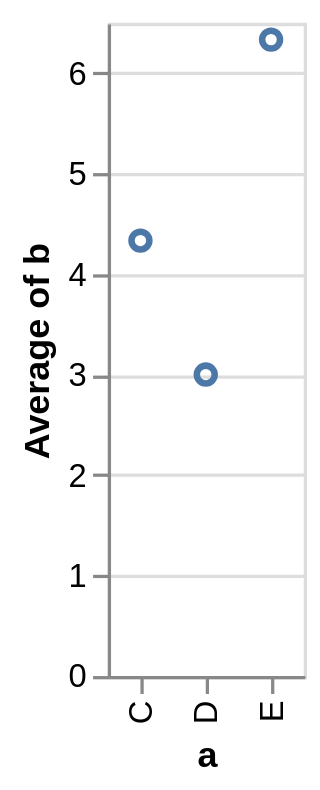

Write the Vega-Lite specification saved for this chart.
### Vega specification from a JSON file in a GitHub repository (floating-point values rounded to 4 significant figures)
{"$schema": "https://vega.github.io/schema/vega/v5.json", "background": "white", "padding": 5, "height": 200, "style": "cell", "data": [{"name": "source_0", "values": [{"a": "C", "b": 2}, {"a": "C", "b": 7}, {"a": "C", "b": 4}, {"a": "D", "b": 1}, {"a": "D", "b": 2}, {"a": "D", "b": 6}, {"a": "E", "b": 8}, {"a": "E", "b": 4}, {"a": "E", "b": 7}]}, {"name": "data_0", "source": "source_0", "transform": [{"type": "aggregate", "groupby": ["a"], "ops": ["average"], "fields": ["b"], "as": ["average_b"]}]}], "signals": [{"name": "x_step", "value": 20}, {"name": "width", "update": "bandspace(domain('x').length, 1, 0.5) * x_step"}], "marks": [{"name": "marks", "type": "symbol", "style": ["point"], "from": {"data": "data_0"}, "encode": {"update": {"fill": {"value": "transparent"}, "stroke": {"value": "#4c78a8"}, "x": {"scale": "x", "field": "a"}, "y": {"scale": "y", "field": "average_b"}}}}], "scales": [{"name": "x", "type": "point", "domain": {"data": "data_0", "field": "a", "sort": true}, "range": {"step": {"signal": "x_step"}}, "padding": 0.5}, {"name": "y", "type": "linear", "domain": {"data": "data_0", "field": "average_b"}, "range": [{"signal": "height"}, 0], "nice": true, "zero": true}], "axes": [{"scale": "y", "orient": "left", "gridScale": "x", "grid": true, "tickCount": {"signal": "ceil(height/40)"}, "domain": false, "labels": false, "maxExtent": 0, "minExtent": 0, "ticks": false, "zindex": 0}, {"scale": "x", "orient": "bottom", "grid": false, "title": "a", "labelAlign": "right", "labelAngle": 270, "labelBaseline": "middle", "zindex": 0}, {"scale": "y", "orient": "left", "grid": false, "title": "Average of b", "labelOverlap": true, "tickCount": {"signal": "ceil(height/40)"}, "zindex": 0}], "config": {"background": "white"}}
